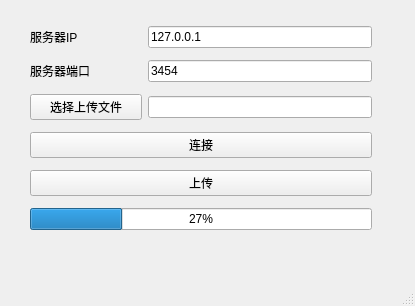
<?xml version="1.0" encoding="UTF-8"?>
<ui version="4.0">
 <class>FileClient</class>
 <widget class="QMainWindow" name="FileClient">
  <property name="geometry">
   <rect>
    <x>0</x>
    <y>0</y>
    <width>415</width>
    <height>306</height>
   </rect>
  </property>
  <property name="windowTitle">
   <string>FileClient</string>
  </property>
  <widget class="QWidget" name="centralwidget">
   <widget class="QWidget" name="layoutWidget">
    <property name="geometry">
     <rect>
      <x>30</x>
      <y>20</y>
      <width>342</width>
      <height>217</height>
     </rect>
    </property>
    <layout class="QGridLayout" name="gridLayout">
     <item row="2" column="0">
      <widget class="QPushButton" name="m_pBtnSelectFile">
       <property name="text">
        <string>选择上传文件</string>
       </property>
      </widget>
     </item>
     <item row="5" column="0" colspan="3">
      <widget class="QProgressBar" name="m_pProgressBar">
       <property name="maximum">
        <number>100</number>
       </property>
       <property name="value">
        <number>27</number>
       </property>
      </widget>
     </item>
     <item row="1" column="1" colspan="2">
      <widget class="QLineEdit" name="m_pLeServerPort">
       <property name="text">
        <string>3454</string>
       </property>
      </widget>
     </item>
     <item row="0" column="1" colspan="2">
      <widget class="QLineEdit" name="m_pLeServerIp">
       <property name="text">
        <string>127.0.0.1</string>
       </property>
      </widget>
     </item>
     <item row="3" column="0" colspan="3">
      <widget class="QPushButton" name="m_pBtnConnect">
       <property name="text">
        <string>连接</string>
       </property>
      </widget>
     </item>
     <item row="2" column="1" colspan="2">
      <widget class="QLineEdit" name="m_pLeFile"/>
     </item>
     <item row="1" column="0">
      <widget class="QLabel" name="m_pLbServerPort">
       <property name="text">
        <string>服务器端口</string>
       </property>
      </widget>
     </item>
     <item row="0" column="0">
      <widget class="QLabel" name="m_pLbServerIp">
       <property name="text">
        <string>服务器IP</string>
       </property>
      </widget>
     </item>
     <item row="4" column="0" colspan="3">
      <widget class="QPushButton" name="m_pBtnSendFile">
       <property name="text">
        <string>上传</string>
       </property>
      </widget>
     </item>
    </layout>
   </widget>
  </widget>
  <widget class="QMenuBar" name="menubar">
   <property name="geometry">
    <rect>
     <x>0</x>
     <y>0</y>
     <width>415</width>
     <height>23</height>
    </rect>
   </property>
  </widget>
  <widget class="QStatusBar" name="statusbar"/>
 </widget>
 <resources/>
 <connections/>
</ui>
